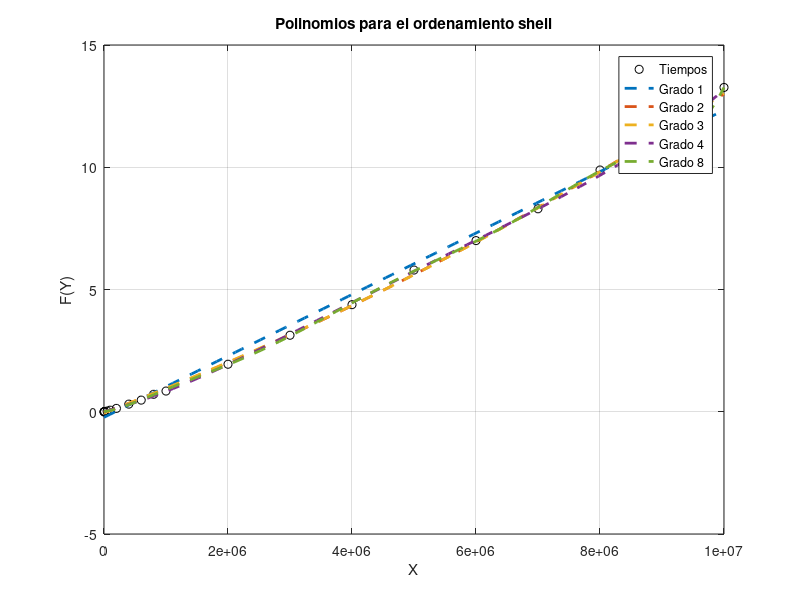

Reproduce this figure in MATLAB.
%%VALORES DE X
x = [100 1000 5000 10000 50000 100000 200000 400000 600000 800000 1000000];
x(end+1) = 2000000;
x(end+1) = 3000000;
x(end+1) = 4000000;
x(end+1) = 5000000;
x(end+1) = 6000000;
x(end+1) = 7000000;
x(end+1) = 8000000;
x(end+1) = 9000000;
x(end+1) = 10000000;

%%VALORES DE Y = F(x)
y = [0.0000178814 0.0002818108 0.0019121170 0.0043318272 0.0279190540];
y(end+1) = 0.0635950565;
y(end+1) = 0.1373591423;
y(end+1) = 0.3119938374;
y(end+1) = 0.4762778282;
y(end+1) = 0.7137169838;
y(end+1) = 0.8467450142;
y(end+1) = 1.9436099529;
y(end+1) = 3.1293799877;
y(end+1) = 4.3800368309;
y(end+1) = 5.7958707809;
y(end+1) = 6.9999759197;
y(end+1) = 8.3014740944;
y(end+1) = 9.8869040012;
y(end+1) = 10.9567329884;
y(end+1) = 13.2638001442;

%%OBTENER UN POLINOMIO QUE SE AJUSTE A LOS PUNTOS X Y Y
n1=1;
p1=polyfit(x, y, n1);

n2=2;
p2=polyfit(x,y,n2);

n3=3;
p3=polyfit(x,y,n3);

n4=4;
p4=polyfit(x,y,n4);

n8=8;
p8=polyfit(x,y,n8);

%%SE CREA UN ESPACIO PARA REALIZAR UNA GRAFICA EN 
%%DONDE SE COMPARA LA CURVA AJUSTADA CONTRA LOS 
%%VALORES EXPERIMENTALES
xi=linspace(100, 10000000, 100);
z1=polyval(p1, xi);
z2=polyval(p2, xi);
z3=polyval(p3, xi);
z4=polyval(p4, xi);
z8=polyval(p8, xi);

%%SE REALIZA LA FIGURA CORRESPONDIENTE
figure(1);
grid;
plot(x, y, 'ko');
hold on
plot(xi, z1, '--', 'LineWidth', 2);
plot(xi, z2, '--', 'LineWidth', 2);
plot(xi, z3, '--', 'LineWidth', 2);
plot(xi, z4, '--', 'LineWidth', 2);
plot(xi, z8, '--', 'LineWidth', 2);
hold off
grid;
ylabel('F(Y)');
xlabel('X');
legend('Tiempos', 'Grado 1', 'Grado 2', 'Grado 3', 'Grado 4', 'Grado 8');
title('Polinomios para el ordenamiento shell');